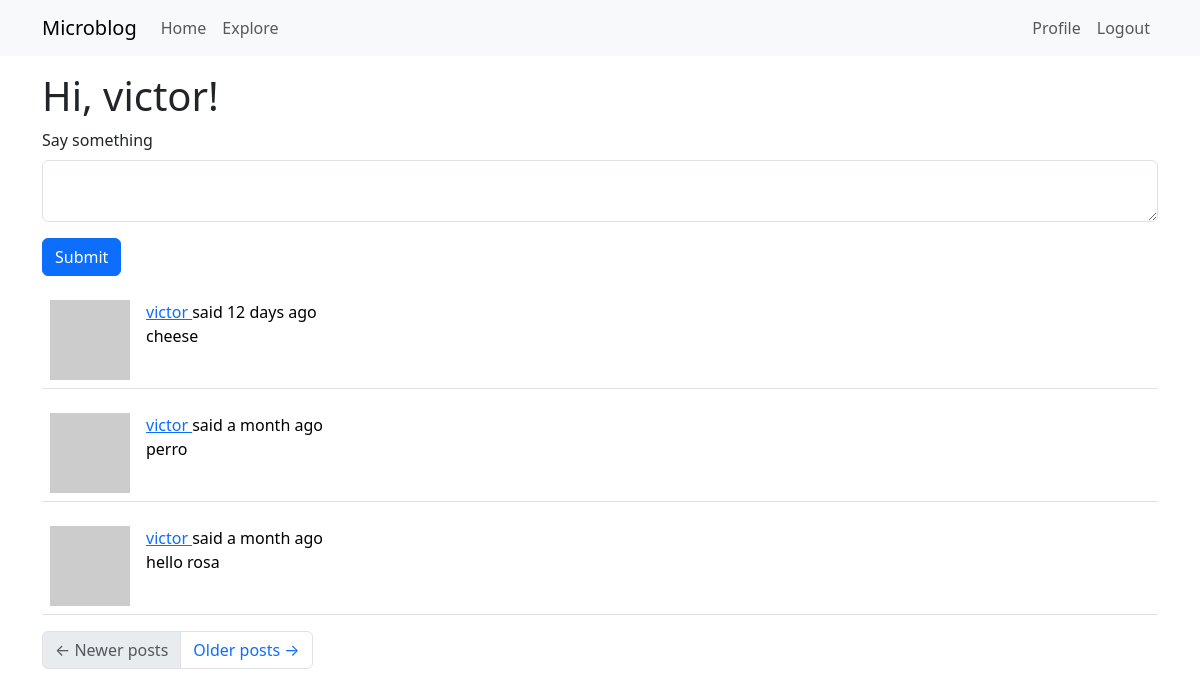
Before: /index (signed in) with the older database file.
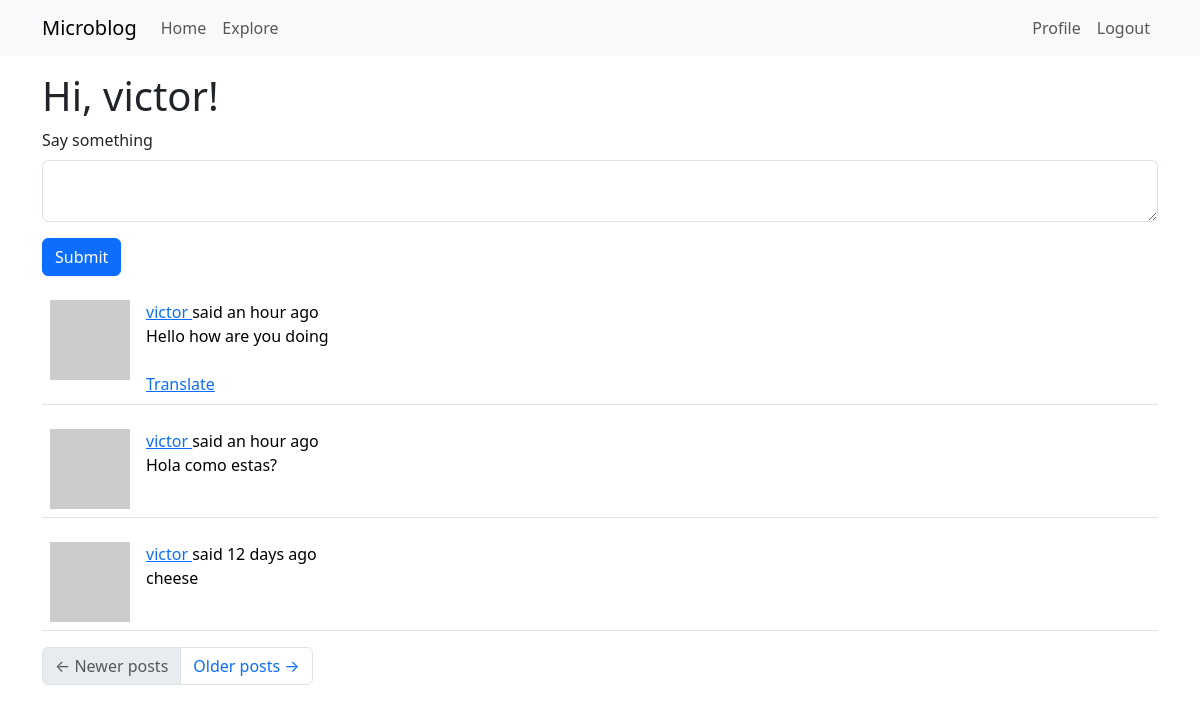
After: the same page with the newer database file.
### app/models.py (models this page shows, shortened)
class Post(db.Model):
    id: so.Mapped[int] = so.mapped_column(primary_key=True)
    body: so.Mapped[str] = so.mapped_column(sa.String(140))
    timestamp: so.Mapped[datetime] = so.mapped_column(
        index=True, default=lambda: datetime.now(timezone.utc)
    )
    user_id: so.Mapped[int] = so.mapped_column(sa.ForeignKey(User.id), index=True)
    author: so.Mapped[User] = so.relationship(back_populates="posts")
    language: so.Mapped[Optional[str]] = so.mapped_column(sa.String(5))

### app/routes.py (the view, shortened to what this page needs)
@app.route("/", methods=["GET", "POST"])
@app.route("/index", methods=["GET", "POST"])
@login_required
def index():
    form = PostForm()
    page = request.args.get("page", 1, type=int)
    posts = db.paginate(
        current_user.following_posts(),
        page=page,
        per_page=app.config["POSTS_PER_PAGE"],
        error_out=False,
    )
    next_url = url_for("index", page=posts.next_num) if posts.has_next else None
    prev_url = url_for("index", page=posts.prev_num) if posts.has_prev else None
    return render_template(
        "index.html",
        title=_("Home"),
        form=form,
        posts=posts.items,
        next_url=next_url,
        prev_url=prev_url,
    )

### app/forms.py
class PostForm(FlaskForm):
    post = TextAreaField(_l('Say something'), validators=[
        DataRequired(), Length(min=1, max=140)])
    submit = SubmitField(_l('Submit'))

### app/__init__.py (called while the page is built)
def get_locale():
    return "es"

### app/models.py (called while the page is built)
@login.user_loader
def load_user(id):
    return db.session.get(User, int(id))

    def avatar(self, size):
        digest = md5(self.email.lower().encode("utf-8")).hexdigest()
        return f"https://www.gravatar.com/avatar/{digest}?d=identicon&s={size}"

    def following_posts(self):
        Author = so.aliased(User)
        Follower = so.aliased(User)
        return (
            sa.select(Post)
            .join(Post.author.of_type(Author))
            .join(Author.followers.of_type(Follower), isouter=True)
            .where(
                sa.or_(
                    Follower.id == self.id,
                    Author.id == self.id,
                )
            )
            .group_by(Post)
            .order_by(Post.timestamp.desc())
        )

### app/routes.py (called while the page is built)
@app.before_request
def before_request():
    if current_user.is_authenticated:
        current_user.last_seen = datetime.now(timezone.utc)
        db.session.commit()
    g.locale = str(get_locale())

### app/templates/index.html
{% extends "base.html" %}
{% import "bootstrap_wtf.html" as wtf %}
{% block content %}
    <h1>{{ _('Hi, %(username)s!', username=current_user.username) }}</h1>
    {% if form %}
    {{ wtf.quick_form(form) }}
    {% endif %}
    {% for post in posts %}
        {% include '_post.html' %}
    {% endfor %}
    <nav aria-label="Post navigation">
        <ul class="pagination">
            <li class="page-item{% if not prev_url %} disabled{% endif %}">
                <a class="page-link" href="{{ prev_url }}">
                    <span aria-hidden="true">&larr;</span> {{ _('Newer posts') }}
                </a>
            </li>
            <li class="page-item{% if not next_url %} disabled{% endif %}">
                <a class="page-link" href="{{ next_url }}">
                    {{ _('Older posts') }} <span aria-hidden="true">&rarr;</span>
                </a>
            </li>
        </ul>
    </nav>
{% endblock %}

### app/templates/_post.html (shortened to what this page needs)
    <table class="table table-hover">
        <tr>
            <td width="70px">
                <a href="{{ url_for('user', username=post.author.username) }}">
                    <img src="{{ post.author.avatar(70) }}" />
                </a>
            </td>
            <td>
                {{ _('%(username)s said %(when)s',
                    username=user_link, when=moment(post.timestamp).fromNow()) }}
                <br>
                <span id="post{{ post.id }}">{{ post.body }}</span>
                {% if post.language and post.language != g.locale %}
                <br><br>
                <span id="translation{{ post.id }}">
                    <a href="javascript:translate(
                                'post{{ post.id }}',
                                'translation{{ post.id }}',
                                '{{ post.language }}',
                                '{{ g.locale }}');">{{ _('Translate') }}</a>
                </span>
                {% endif %}
            </td>
        </tr>
    </table>

Changed rows visible on the page:
no longer on this page (row unchanged): Post: body "perro"
no longer on this page (row unchanged): Post: body "hello rosa"
added Post: body "Hello how are you doing"
added Post: body "Hola como estas?"
